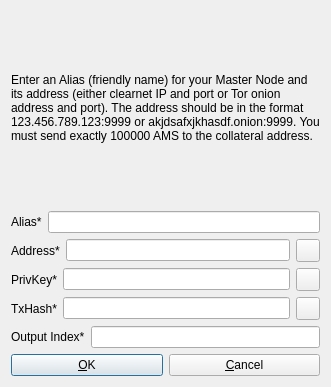
<?xml version="1.0" encoding="UTF-8"?>
<ui version="4.0">
 <class>AddEditAdrenalineNode</class>
 <widget class="QDialog" name="AddEditAdrenalineNode">
  <property name="geometry">
   <rect>
    <x>0</x>
    <y>0</y>
    <width>331</width>
    <height>387</height>
   </rect>
  </property>
  <property name="windowTitle">
   <string>Add/Edit AmsterdamCoin Node</string>
  </property>
  <property name="modal">
   <bool>true</bool>
  </property>
  <layout class="QVBoxLayout" name="verticalLayout">
   <item>
    <widget class="QLabel" name="label_9">
     <property name="sizePolicy">
      <sizepolicy hsizetype="Preferred" vsizetype="Expanding">
       <horstretch>0</horstretch>
       <verstretch>0</verstretch>
      </sizepolicy>
     </property>
     <property name="text">
      <string>&lt;html&gt;&lt;head/&gt;&lt;body&gt;&lt;p&gt;Enter an Alias (friendly name) for your Master Node and its address (either clearnet IP and port or Tor onion address and port). The address should be in the format 123.456.789.123:9999 or akjdsafxjkhasdf.onion:9999. You must send exactly 100000 AMS to the collateral address.&lt;/p&gt;&lt;/body&gt;&lt;/html&gt;</string>
     </property>
     <property name="wordWrap">
      <bool>true</bool>
     </property>
    </widget>
   </item>
   <item>
    <layout class="QHBoxLayout" name="horizontalLayout_4">
     <property name="bottomMargin">
      <number>0</number>
     </property>
     <item>
      <widget class="QLabel" name="label_4">
       <property name="text">
        <string>Alias*</string>
       </property>
      </widget>
     </item>
     <item>
      <widget class="QLineEdit" name="aliasLineEdit"/>
     </item>
    </layout>
   </item>
   <item>
    <layout class="QHBoxLayout" name="horizontalLayout_5">
     <property name="bottomMargin">
      <number>0</number>
     </property>
     <item>
      <widget class="QLabel" name="label_6">
       <property name="text">
        <string>Address*</string>
       </property>
      </widget>
     </item>
     <item>
      <widget class="QLineEdit" name="addressLineEdit"/>
     </item>
     <item>
      <widget class="QToolButton" name="AddEditAddressPasteButton">
       <property name="toolTip">
        <string>Paste address from clipboard</string>
       </property>
       <property name="text">
        <string/>
       </property>
       <property name="icon">
        <iconset resource="../bitcoin.qrc">
         <normaloff>:/icons/editpaste</normaloff>:/icons/editpaste</iconset>
       </property>
       <property name="shortcut">
        <string>Alt+P</string>
       </property>
      </widget>
     </item>
    </layout>
   </item>
   <item>
    <layout class="QHBoxLayout" name="horizontalLayout_3">
     <property name="bottomMargin">
      <number>0</number>
     </property>
     <item>
      <widget class="QLabel" name="label_5">
       <property name="text">
        <string>PrivKey*</string>
       </property>
      </widget>
     </item>
     <item>
      <widget class="QLineEdit" name="privkeyLineEdit"/>
     </item>
     <item>
      <widget class="QToolButton" name="AddEditPrivkeyPasteButton">
       <property name="toolTip">
        <string>Paste address from clipboard</string>
       </property>
       <property name="text">
        <string/>
       </property>
       <property name="icon">
        <iconset resource="../bitcoin.qrc">
         <normaloff>:/icons/editpaste</normaloff>:/icons/editpaste</iconset>
       </property>
       <property name="shortcut">
        <string>Alt+P</string>
       </property>
      </widget>
     </item>
    </layout>
   </item>
   <item>
    <layout class="QHBoxLayout" name="horizontalLayout_2">
     <property name="bottomMargin">
      <number>0</number>
     </property>
     <item>
      <widget class="QLabel" name="label_2">
       <property name="text">
        <string>TxHash*</string>
       </property>
      </widget>
     </item>
     <item>
      <widget class="QLineEdit" name="txhashLineEdit"/>
     </item>
     <item>
      <widget class="QToolButton" name="AddEditTxhashPasteButton">
       <property name="toolTip">
        <string>Paste address from clipboard</string>
       </property>
       <property name="text">
        <string/>
       </property>
       <property name="icon">
        <iconset resource="../bitcoin.qrc">
         <normaloff>:/icons/editpaste</normaloff>:/icons/editpaste</iconset>
       </property>
       <property name="shortcut">
        <string>Alt+P</string>
       </property>
      </widget>
     </item>
    </layout>
   </item>
   <item>
    <layout class="QHBoxLayout" name="horizontalLayout_8">
     <property name="bottomMargin">
      <number>0</number>
     </property>
     <item>
      <widget class="QLabel" name="label_8">
       <property name="text">
        <string>Output Index*</string>
       </property>
      </widget>
     </item>
     <item>
      <widget class="QLineEdit" name="outputindexLineEdit"/>
     </item>
    </layout>
   </item>
   <item>
    <layout class="QHBoxLayout" name="horizontalLayout_Buttons">
     <item>
      <widget class="QPushButton" name="okButton">
       <property name="text">
        <string>&amp;OK</string>
       </property>
      </widget>
     </item>
     <item>
      <widget class="QPushButton" name="cancelButton">
       <property name="text">
        <string>&amp;Cancel</string>
       </property>
       <property name="autoDefault">
        <bool>false</bool>
       </property>
      </widget>
     </item>
    </layout>
   </item>
  </layout>
 </widget>
 <resources>
  <include location="../bitcoin.qrc"/>
 </resources>
 <connections/>
</ui>
